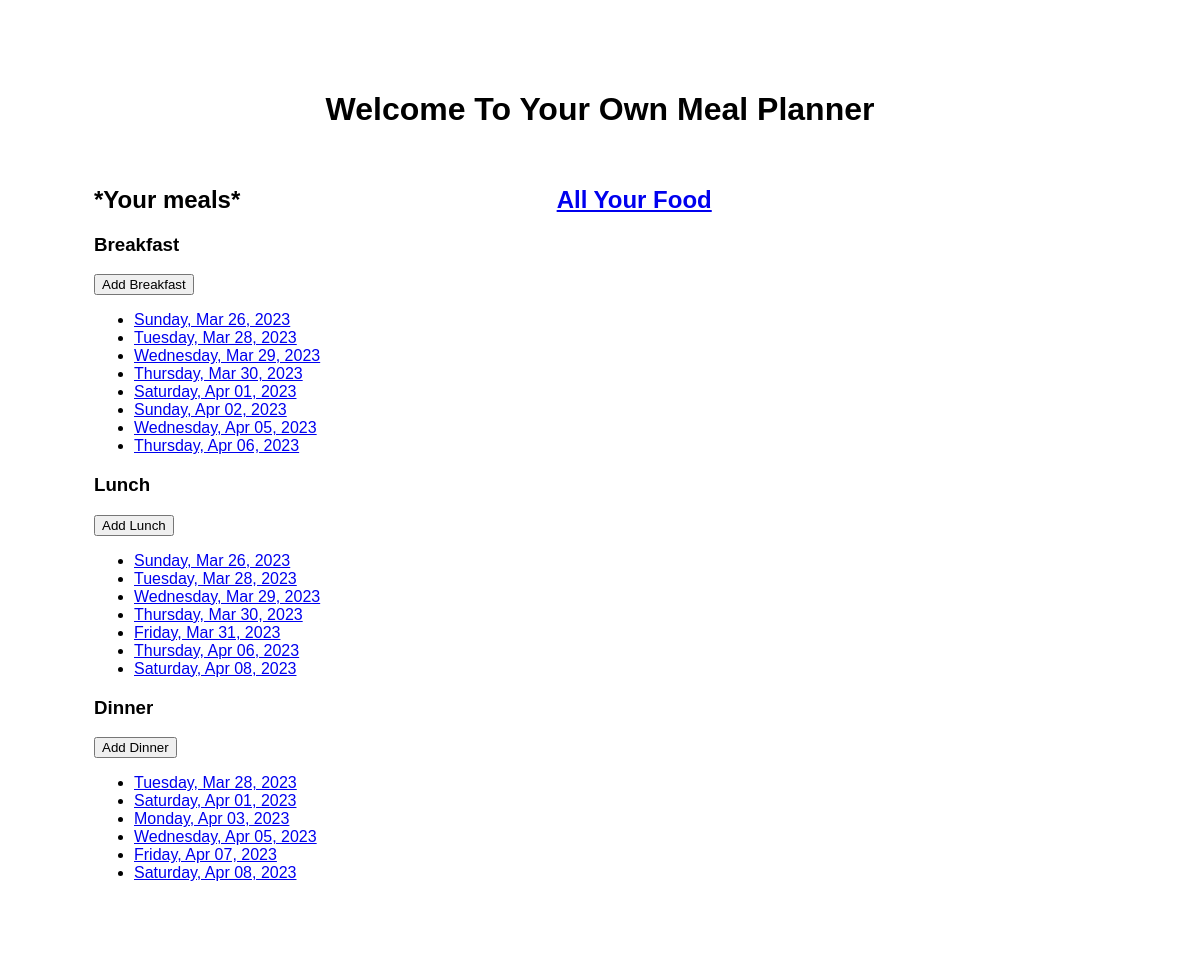
Before: / with the older database file.
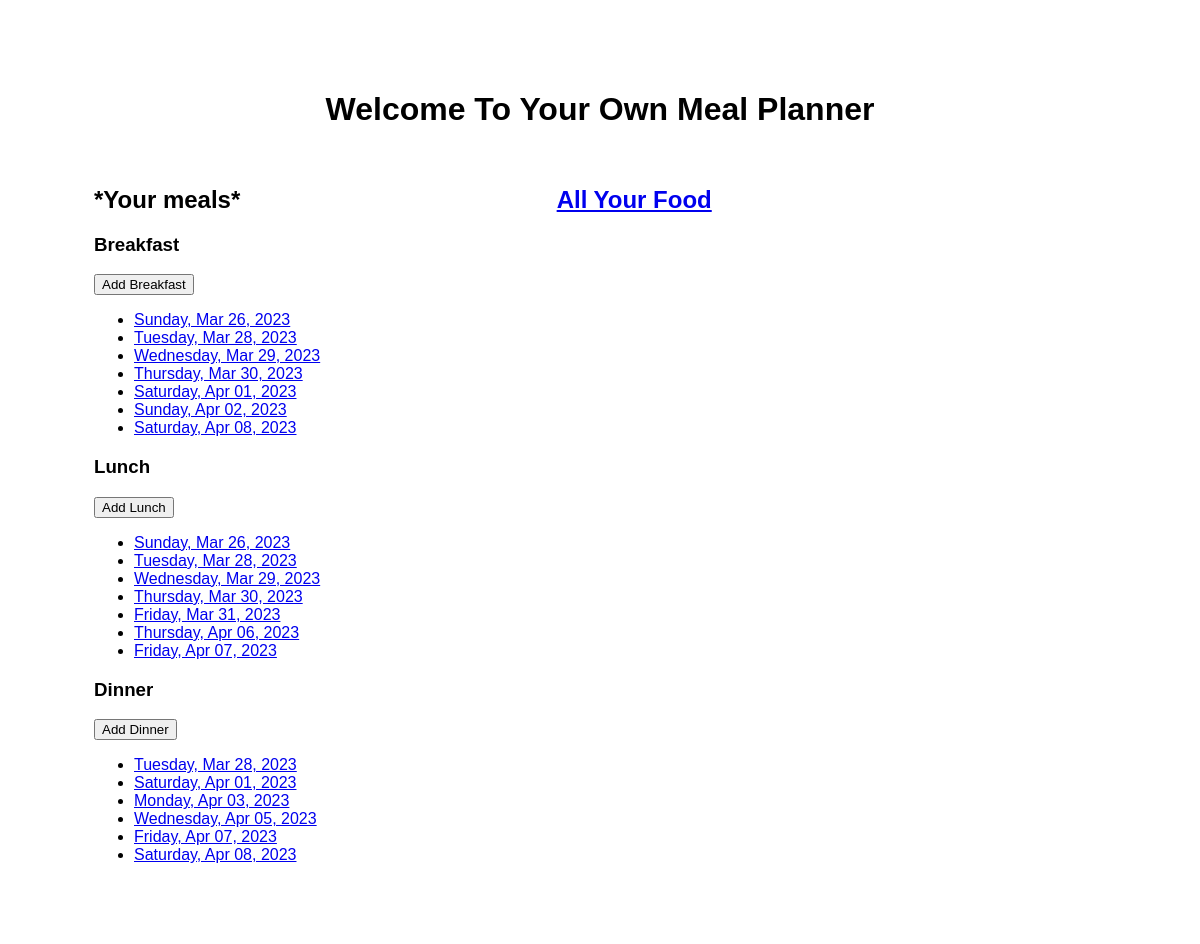
After: the same page with the newer database file.
### meals/models.py (models this page shows, shortened)
class Breakfast(models.Model):
    meal = models.ManyToManyField(Food)
    date = models.DateField(unique=True)

class Lunch(models.Model):
    meal = models.ManyToManyField(Food)
    date = models.DateField(unique=True)

class Dinner(models.Model):
    meal = models.ManyToManyField(Food)
    date = models.DateField(unique=True)

### website/views.py (the view)
# urls.py: path('', welcome, name='welcome'),
def welcome(request):
    return render(request, "website/welcome.html",
                  {"breakfast": Breakfast.objects.order_by('date'),
                   "lunch": Lunch.objects.order_by('date'),
                   "dinner": Dinner.objects.order_by('date')})

### website/templates/website/welcome.html (shortened to what this page needs)
{% extends "base.html" %}
{% block content %}
<div class="mytext">
    <h1>Welcome To Your Own Meal Planner</h1>
<div class ="child left">
    <h2>*Your meals*</h2>
    <h3>Breakfast</h3>
    <button onclick="window.location.href='{% url 'new_breakfast' %}';">
      Add Breakfast
    </button>
        <ul>
            {% for b in breakfast %}
            <li>
                <a href="{% url 'breakfast' b.id %}">
                 {{ b.date|date:'l, M d, Y' }}
                </a>
            </li>
            {% endfor %}
        </ul>
    <h3>Lunch</h3>
    <button onclick="window.location.href='{% url 'new_lunch' %}';">
      Add Lunch
    </button>
        <ul>
            {% for l in lunch %}
            <li>
                <a href="{% url 'lunch' l.id %}">
                {{ l.date|date:'l, M d, Y' }}
                </a>
            </li>
            {% endfor %}
        </ul>
    <h3>Dinner</h3>
    <button onclick="window.location.href='{% url 'new_dinner' %}';">
      Add Dinner
    </button>
        <ul>
            {% for d in dinner %}
            <li>
                <a href="{% url 'dinner' d.id %}">
                {{ d.date|date:'l, M d, Y' }}
                </a>
            </li>
            {% endfor %}
        </ul>
</div>
<div class="child right">
    <h2>
        <a href="{% url 'all_food' %}">
        All Your Food
        </a>
    </h2>
</div>
</div>
{% endblock %}

Changed rows visible on the page:
removed Breakfast: date "Wednesday, Apr 05, 2023"
removed Breakfast: date "Thursday, Apr 06, 2023"
removed Lunch: date "Saturday, Apr 08, 2023"
added Breakfast: date "Saturday, Apr 08, 2023"
added Lunch: date "Friday, Apr 07, 2023"
